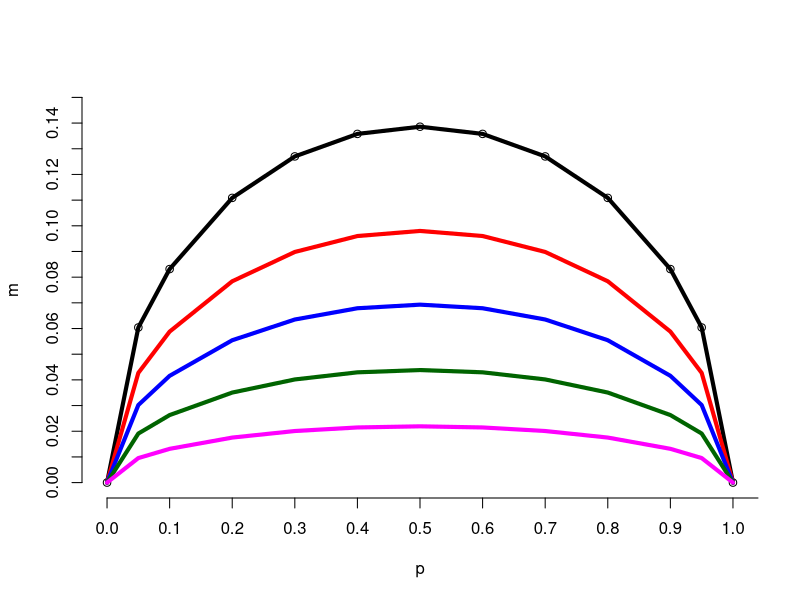
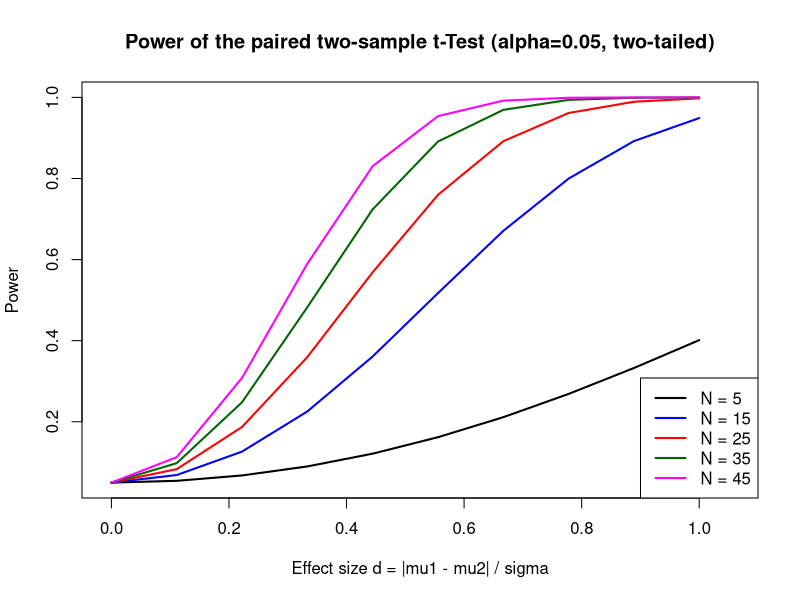

Reproduce these figures in R, in order.
## ---- chunk 1
# install.packages("MASS") - run this code if you do not have MASS package
library(MASS)
## ---- chunk 2
C <- 0.5
qnorm(C) #gives a value z such that P(X < z) = C

#to find z for the interval in between -z and z
C <- 0.9
qnorm(C + (1-C)/2) #gives a value of z such that P(-z < X < z) = C
## ---- chunk 3
C <- 0.9999
z <- qnorm(C + (1-C)/2) #gives a value of z such that P(-z < X < z) = C
## ---- chunk 4
#No. Since the median is smaller than the mean, the distribution is right-skewed. That is it has a long right tail, which is expected as the majority of students would have small debts and a few very large.
#Despite the skewness, the sample mean is normally distributed.
## ---- chunk 5
z <- qnorm(0.975) 
sigma <- 3500
n <- 1200
m <- z*sigma/sqrt(n) #margin of error 

sample_mean <- 3173
left_interval <- sample_mean - m
right_interval <- sample_mean + m
## ---- chunk 6
sigma <- 3500
m <- 150
z <- qnorm(0.975)

n <- (z * sigma / m) ^2
## ---- chunk 7
p <- 0.5
m <- 0.05
z <- qnorm(0.975)

n <- (z/m)^2 * p * (1-p)
## ---- chunk 8
z <- qnorm(0.975)
p <- c(0, 0.05, 0.1, 0.2, 0.3, 0.4, 0.5, 0.6, 0.7, 0.8, 0.9, 0.95, 1)

n <- 50
m <-  z * sqrt(p*(1-p)/n) 
plot(p,m, xlim=c(0,1.0), ylim=c(0,0.15), axes=F)
axis(1, at = seq(0, 1.1, by = 0.1))
axis(2, at = seq(0, 0.15, by = 0.01))
lines(p,m, lwd=4)

n <- 100
m <-  z * sqrt(p*(1-p)/n) 
lines(p,m, lwd=4, col="red")

n <- 200
m <-  z * sqrt(p*(1-p)/n) 
lines(p,m, lwd=4, col="blue")

n <- 500
m <-  z * sqrt(p*(1-p)/n) 
lines(p,m, lwd=4, col="darkgreen")

n <- 2000
m <-  z * sqrt(p*(1-p)/n) 
lines(p,m, lwd=4, col="magenta")

## ---- chunk 9
qt(c(0.25, .975), df=19) # two-sided
t <- abs(qt(0.95,df=19)) # one-sided
t
## ---- chunk 10
n <- 20
s <- 1.5
x <- t*s/sqrt(n)
## ---- chunk 11
power <- 1 - pnorm(-1.25)
power
## ---- chunk 12
n <- 100
t <- abs(qt(0.95,df=n-1)) # one-sided
s <- 1.5
x <- t*s/sqrt(n)
muu <- 1.0
z <- (x - muu) / ( s / sqrt(n))
power <- 1 - pnorm(z)

## ---- chunk 13
power <- 0.95
z <- qnorm(1 - power)

muu <- x - z * (s / sqrt(n))
## ---- chunk 14
n1 <- 45
n2 <- 45
s <- 7.385 #the pooled sample standard deviation
muu <- 5.0 #the alternative difference in means
df <- n1 + n2 - 2 # the degrees of freedom
alpha <- 0.01

delta <- muu / (s * sqrt( (1/n1) + (1/n2) )) # the non-centrality parameter
t <- abs(qt(1 - alpha, df=df)) # one-sided critical value of t distribution

power <- 1 - pt(t, df, delta)
## ---- chunk 15
n1 <- 30
n2 <- 30
s <- 7.385
muu <- 5.0
df <- n1 + n2 - 2 # the degrees of freedom
alpha <- 0.05

delta <- muu / (s * sqrt( (1/n1) + (1/n2) )) # the non-centrality parameter
t <- abs(qt(1 - alpha, df=df)) # one-sided critical value of t distribution

power <- 1 - pt(t, df, delta)
power
## ---- chunk 16
#install.packages("pwr")
library(pwr)

mu_0 <- 0 # mu for H0
mu_a <- 5 # mu for Ha
s <- 5 # standard deviation for the difference in means
power <- 0.8
alpha <- 0.05

d <- (mu_0 - mu_a) / s # this is the standard effect size

#calculates sample size n
test <- pwr.t.test(d=d,power=power,sig.level=alpha,type="paired",alternative="two.sided")
test
#n is
test$n

#calculates power for a given sample size n
n <- 35
test <- pwr.t.test(d=d,n=n,sig.level=alpha,type="paired",alternative="two.sided")
#power
test$power
## ---- chunk 17
n <- seq(5, 50, by=10)
alpha <- 0.05
ds <- seq(0, 1, length.out=10)     # effect sizes d for t-Test

get_power <- function(n){
  test <- pwr.t.test(d=ds,n=n,sig.level=alpha,type="paired",alternative="two.sided")
  test$power
}
ps <- sapply(n, get_power)

par(mfrow = c(1,1))
colors <- c("black", "blue", "red", "darkgreen", "magenta")
matplot(ds, ps, type="l", lty=1, lwd=2, xlab="Effect size d = |mu1 - mu2| / sigma", ylab="Power", main="Power of the paired two-sample t-Test (alpha=0.05, two-tailed)", xaxs="i", xlim=c(-0.05, 1.1), col=colors)
legend(x="bottomright", legend=paste("N =", n), lwd=2, col= colors)
